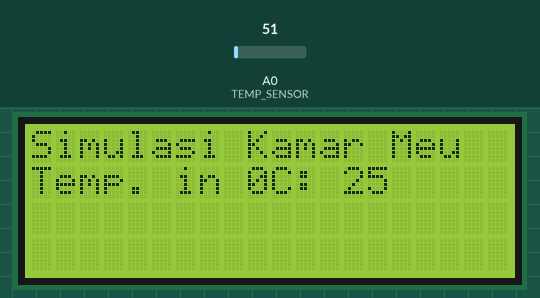
The sketch below on a simulated Arduino Uno, built with avr-gcc and run on an emulated ATmega328P. Parts: 20×4 character LCD. The test bench sets the inputs (shaded band); at power-on: A0 (TEMP_SENSOR) = 51. What the sketch prints to the serial monitor is not drawn.

Above: at 1.2 s.
1.3 s: A0 (TEMP_SENSOR) set to 61
At 1.7 s:
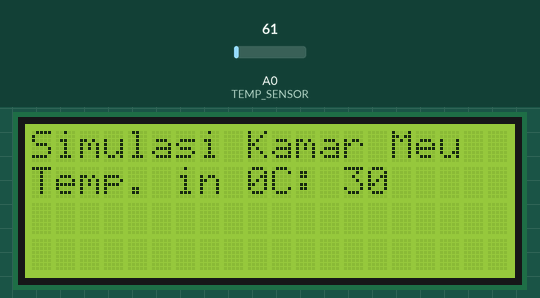
2.8 s: A0 (TEMP_SENSOR) set to 71
4.3 s: A0 (TEMP_SENSOR) set to 86
At 5.2 s:
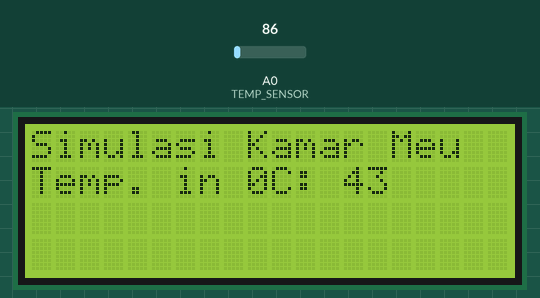
5.8 s: A0 (TEMP_SENSOR) set to 30
At 6.4 s:
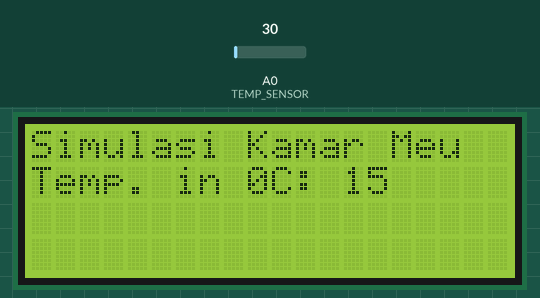
Timing chart, 0 to 8.3 s (numbered marks = the images above; inputs shaded):
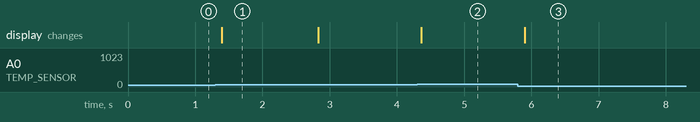

The sketch:

tx.ino
```cpp
#include <LiquidCrystal.h>
LiquidCrystal lcd(13, 12, 11, 10, 9, 8);
int TEMP_SENSOR=A0;
void setup(){
  lcd.begin(20,4);
  Serial.begin(9600);// initialize serial communication  at 9600 bits per second
  lcd.setCursor(0,0);
  lcd.print("Simulasi Kamar Meu");
}
void loop() {
  int TEMP_SENSOR_ADC_VALUE = analogRead(TEMP_SENSOR);
  int TEMP_VAL=TEMP_SENSOR_ADC_VALUE/2;
  //10mV/0C is resolution of sensor
  lcd.setCursor(0,1);
  lcd.print("Temp. in 0C:");
  lcd.setCursor(13,1);
  lcd.print(TEMP_VAL);
  // print temperature value on LCD
  Serial.write(TEMP_VAL);
  delay(100);
}
```

Measured:
- after the input at 1.3 s, the display: changes after 0.10 s (image 1)
- after the input at 4.3 s, the display: changes after 0.06 s (image 2)
- after the input at 5.8 s, the display: changes after 0.10 s (image 3)
